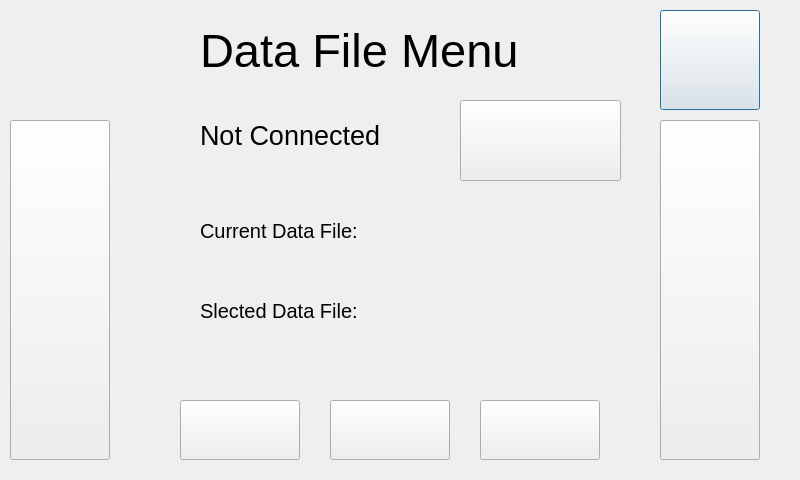
<?xml version="1.0" encoding="UTF-8"?>
<ui version="4.0">
 <class>datafile405form</class>
 <widget class="QDialog" name="datafile405form">
  <property name="geometry">
   <rect>
    <x>0</x>
    <y>0</y>
    <width>800</width>
    <height>480</height>
   </rect>
  </property>
  <property name="windowTitle">
   <string>Dialog</string>
  </property>
  <widget class="QPushButton" name="Home">
   <property name="geometry">
    <rect>
     <x>660</x>
     <y>10</y>
     <width>100</width>
     <height>100</height>
    </rect>
   </property>
   <property name="text">
    <string/>
   </property>
   <property name="icon">
    <iconset resource="../../resources.qrc">
     <normaloff>:/Buttons/button_back.jpg</normaloff>:/Buttons/button_back.jpg</iconset>
   </property>
   <property name="iconSize">
    <size>
     <width>100</width>
     <height>100</height>
    </size>
   </property>
  </widget>
  <widget class="QPushButton" name="Left">
   <property name="geometry">
    <rect>
     <x>10</x>
     <y>120</y>
     <width>100</width>
     <height>340</height>
    </rect>
   </property>
   <property name="text">
    <string/>
   </property>
   <property name="icon">
    <iconset resource="../../resources.qrc">
     <normaloff>:/Buttons/Left_Carrot.jpg</normaloff>:/Buttons/Left_Carrot.jpg</iconset>
   </property>
   <property name="iconSize">
    <size>
     <width>100</width>
     <height>340</height>
    </size>
   </property>
  </widget>
  <widget class="QPushButton" name="SavetoUSB">
   <property name="geometry">
    <rect>
     <x>480</x>
     <y>400</y>
     <width>120</width>
     <height>60</height>
    </rect>
   </property>
   <property name="text">
    <string/>
   </property>
   <property name="icon">
    <iconset resource="../../resources.qrc">
     <normaloff>:/Buttons/button_save-to-usb (1).jpg</normaloff>:/Buttons/button_save-to-usb (1).jpg</iconset>
   </property>
   <property name="iconSize">
    <size>
     <width>120</width>
     <height>60</height>
    </size>
   </property>
  </widget>
  <widget class="QPushButton" name="Right">
   <property name="geometry">
    <rect>
     <x>660</x>
     <y>120</y>
     <width>100</width>
     <height>340</height>
    </rect>
   </property>
   <property name="text">
    <string/>
   </property>
   <property name="icon">
    <iconset resource="../../resources.qrc">
     <normaloff>:/Buttons/Right_Carrot.jpg</normaloff>:/Buttons/Right_Carrot.jpg</iconset>
   </property>
   <property name="iconSize">
    <size>
     <width>100</width>
     <height>340</height>
    </size>
   </property>
  </widget>
  <widget class="QLabel" name="DataFileMenu">
   <property name="geometry">
    <rect>
     <x>200</x>
     <y>20</y>
     <width>331</width>
     <height>61</height>
    </rect>
   </property>
   <property name="font">
    <font>
     <pointsize>35</pointsize>
    </font>
   </property>
   <property name="text">
    <string>Data File Menu</string>
   </property>
  </widget>
  <widget class="QLabel" name="Connection">
   <property name="geometry">
    <rect>
     <x>200</x>
     <y>110</y>
     <width>191</width>
     <height>51</height>
    </rect>
   </property>
   <property name="font">
    <font>
     <pointsize>20</pointsize>
    </font>
   </property>
   <property name="text">
    <string>Not Connected</string>
   </property>
  </widget>
  <widget class="QLabel" name="CurrentDataFile">
   <property name="geometry">
    <rect>
     <x>200</x>
     <y>210</y>
     <width>171</width>
     <height>41</height>
    </rect>
   </property>
   <property name="font">
    <font>
     <pointsize>15</pointsize>
    </font>
   </property>
   <property name="text">
    <string>Current Data File:</string>
   </property>
  </widget>
  <widget class="QLabel" name="SelectedDatFile">
   <property name="geometry">
    <rect>
     <x>200</x>
     <y>290</y>
     <width>191</width>
     <height>41</height>
    </rect>
   </property>
   <property name="font">
    <font>
     <pointsize>15</pointsize>
    </font>
   </property>
   <property name="text">
    <string>Slected Data File:</string>
   </property>
  </widget>
  <widget class="QPushButton" name="Delete">
   <property name="geometry">
    <rect>
     <x>180</x>
     <y>400</y>
     <width>120</width>
     <height>60</height>
    </rect>
   </property>
   <property name="text">
    <string/>
   </property>
   <property name="icon">
    <iconset resource="../../resources.qrc">
     <normaloff>:/Buttons/button_delete.jpg</normaloff>:/Buttons/button_delete.jpg</iconset>
   </property>
   <property name="iconSize">
    <size>
     <width>120</width>
     <height>60</height>
    </size>
   </property>
  </widget>
  <widget class="QPushButton" name="SelectFile">
   <property name="geometry">
    <rect>
     <x>330</x>
     <y>400</y>
     <width>120</width>
     <height>60</height>
    </rect>
   </property>
   <property name="text">
    <string/>
   </property>
   <property name="icon">
    <iconset resource="../../resources.qrc">
     <normaloff>:/Buttons/button_select-file.jpg</normaloff>:/Buttons/button_select-file.jpg</iconset>
   </property>
   <property name="iconSize">
    <size>
     <width>120</width>
     <height>60</height>
    </size>
   </property>
  </widget>
  <widget class="QPushButton" name="Refresh">
   <property name="geometry">
    <rect>
     <x>460</x>
     <y>100</y>
     <width>161</width>
     <height>81</height>
    </rect>
   </property>
   <property name="text">
    <string/>
   </property>
   <property name="icon">
    <iconset resource="../../resources.qrc">
     <normaloff>:/Buttons/button_refresh.jpg</normaloff>:/Buttons/button_refresh.jpg</iconset>
   </property>
   <property name="iconSize">
    <size>
     <width>160</width>
     <height>80</height>
    </size>
   </property>
  </widget>
 </widget>
 <resources>
  <include location="../../resources.qrc"/>
 </resources>
 <connections/>
</ui>
